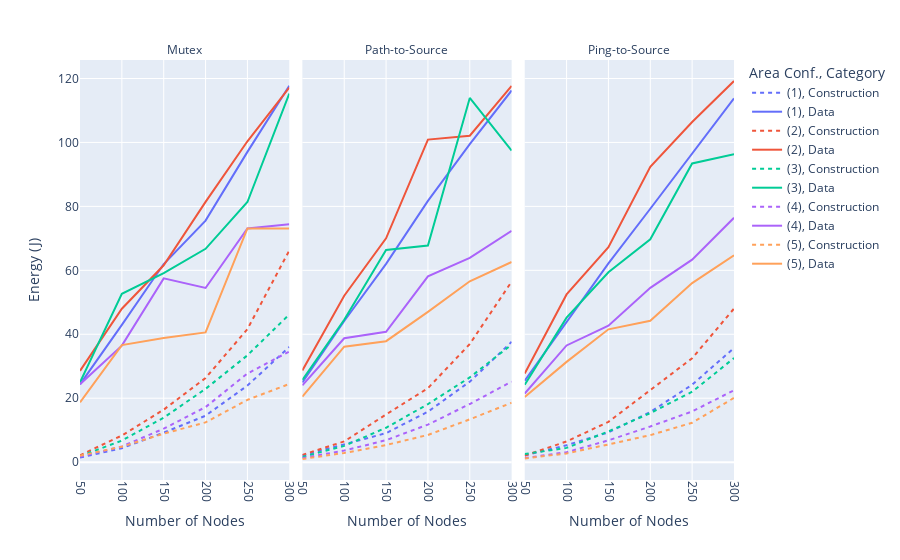

Notebook cell for this chart:
### Markdown cell above
Cumulative transmission power for different CPMs, number of nodes and area sizes.

### Code cell
groups = ["Energy Overhead", "Energy ApplicationData"]
id_vars = [col for col in df if col not in groups]

melted = pandas.melt(df[df["BTP"] == True], id_vars=id_vars, var_name="Energy Type", value_name="Energy")
melted["Energy Type"].replace("Energy Overhead", "Construction", inplace=True)
melted["Energy Type"].replace("Energy ApplicationData", "Data", inplace=True)

means = melted.groupby(["Node Count", "Cycle Prevention", "Width", "Energy Type"]).mean()

fig = px.line(
    means, 
    x=means.index.get_level_values(0).astype(str), 
    y=means["Energy"],
    facet_col=means.index.get_level_values(1),
    color=means.index.get_level_values(2), 
    line_dash=means.index.get_level_values(3), 
    line_dash_sequence=["4px", "solid"],
    labels={
        "x": "Number of Nodes",
        "Energy": "Energy (J)",
        "color": "Area Conf.",
        "line_dash": "Category",
    },
)

area_labels = {
    '100, Construction':'(1), Construction',
    '100, Data':'(1), Data',
    '200, Construction':'(2), Construction',
    '200, Data':'(2), Data',
    '300, Construction':'(3), Construction',
    '300, Data':'(3), Data',
    '400, Construction':'(4), Construction',
    '400, Data':'(4), Data',
    '500, Construction':'(5), Construction',
    '500, Data':'(5), Data',
}

fig.for_each_trace(lambda t: t.update(name = area_labels[t.name], legendgroup = area_labels[t.name], hovertemplate = t.hovertemplate.replace(t.name, area_labels[t.name])))

fig.for_each_annotation(lambda a: a.update(text=a.text.split("=")[1]))
fig.for_each_annotation(lambda a: a.update(text=a.text.replace("Mutex", "Mutex")))
fig.for_each_annotation(lambda a: a.update(text=a.text.replace("Path to Source", "Path-to-Source")))
fig.for_each_annotation(lambda a: a.update(text=a.text.replace("Ping to Source", "Ping-to-Source")))

fig.update_xaxes(categoryorder='array', categoryarray= ['50','100','150','200', '250', '300'])
fig.update_xaxes(tickangle=90)

fig.write_image("energy_overhead.pdf", width=1000, height=300)
fig

### Figure 1 — Plotly figure (JSON) as saved in the notebook; plotly's stock layout.template omitted (floating-point values rounded to 4 significant figures)
{"data": [{"hovertemplate": "Area Conf.=100<br>Category=Construction<br>facet_col=Mutex<br>Number of Nodes=%{x}<br>Energy (J)=%{y}<extra></extra>", "legendgroup": "(1), Construction", "line": {"color": "#636efa", "dash": "4px"}, "marker": {"symbol": "circle"}, "mode": "lines", "name": "(1), Construction", "orientation": "v", "showlegend": true, "type": "scatter", "x": ["50", "100", "150", "200", "250", "300"], "xaxis": "x", "y": [1.423, 4.376, 9.231, 14.54, 23.96, 36.06], "yaxis": "y"}, {"hovertemplate": "Area Conf.=100<br>Category=Construction<br>facet_col=Path to Source<br>Number of Nodes=%{x}<br>Energy (J)=%{y}<extra></extra>", "legendgroup": "(1), Construction", "line": {"color": "#636efa", "dash": "4px"}, "marker": {"symbol": "circle"}, "mode": "lines", "name": "(1), Construction", "orientation": "v", "showlegend": false, "type": "scatter", "x": ["50", "100", "150", "200", "250", "300"], "xaxis": "x2", "y": [2.099, 5.655, 9.08, 15.79, 25.19, 37.65], "yaxis": "y2"}, {"hovertemplate": "Area Conf.=100<br>Category=Construction<br>facet_col=Ping to Source<br>Number of Nodes=%{x}<br>Energy (J)=%{y}<extra></extra>", "legendgroup": "(1), Construction", "line": {"color": "#636efa", "dash": "4px"}, "marker": {"symbol": "circle"}, "mode": "lines", "name": "(1), Construction", "orientation": "v", "showlegend": false, "type": "scatter", "x": ["50", "100", "150", "200", "250", "300"], "xaxis": "x3", "y": [2.109, 5.303, 9.329, 15.68, 24.24, 35.69], "yaxis": "y3"}, {"hovertemplate": "Area Conf.=100<br>Category=Data<br>facet_col=Mutex<br>Number of Nodes=%{x}<br>Energy (J)=%{y}<extra></extra>", "legendgroup": "(1), Data", "line": {"color": "#636efa", "dash": "solid"}, "marker": {"symbol": "circle"}, "mode": "lines", "name": "(1), Data", "orientation": "v", "showlegend": true, "type": "scatter", "x": ["50", "100", "150", "200", "250", "300"], "xaxis": "x", "y": [24.34, 42.93, 61.97, 75.55, 97.05, 117.7], "yaxis": "y"}, {"hovertemplate": "Area Conf.=100<br>Category=Data<br>facet_col=Path to Source<br>Number of Nodes=%{x}<br>Energy (J)=%{y}<extra></extra>", "legendgroup": "(1), Data", "line": {"color": "#636efa", "dash": "solid"}, "marker": {"symbol": "circle"}, "mode": "lines", "name": "(1), Data", "orientation": "v", "showlegend": false, "type": "scatter", "x": ["50", "100", "150", "200", "250", "300"], "xaxis": "x2", "y": [24.91, 44.16, 62.03, 81.72, 99.48, 116.2], "yaxis": "y2"}, {"hovertemplate": "Area Conf.=100<br>Category=Data<br>facet_col=Ping to Source<br>Number of Nodes=%{x}<br>Energy (J)=%{y}<extra></extra>", "legendgroup": "(1), Data", "line": {"color": "#636efa", "dash": "solid"}, "marker": {"symbol": "circle"}, "mode": "lines", "name": "(1), Data", "orientation": "v", "showlegend": false, "type": "scatter", "x": ["50", "100", "150", "200", "250", "300"], "xaxis": "x3", "y": [25.5, 43.97, 62.2, 79.26, 96.43, 113.8], "yaxis": "y3"}, {"hovertemplate": "Area Conf.=200<br>Category=Construction<br>facet_col=Mutex<br>Number of Nodes=%{x}<br>Energy (J)=%{y}<extra></extra>", "legendgroup": "(2), Construction", "line": {"color": "#EF553B", "dash": "4px"}, "marker": {"symbol": "circle"}, "mode": "lines", "name": "(2), Construction", "orientation": "v", "showlegend": true, "type": "scatter", "x": ["50", "100", "150", "200", "250", "300"], "xaxis": "x", "y": [2.169, 8.329, 16.43, 26.32, 41.62, 66.18], "yaxis": "y"}, {"hovertemplate": "Area Conf.=200<br>Category=Construction<br>facet_col=Path to Source<br>Number of Nodes=%{x}<br>Energy (J)=%{y}<extra></extra>", "legendgroup": "(2), Construction", "line": {"color": "#EF553B", "dash": "4px"}, "marker": {"symbol": "circle"}, "mode": "lines", "name": "(2), Construction", "orientation": "v", "showlegend": false, "type": "scatter", "x": ["50", "100", "150", "200", "250", "300"], "xaxis": "x2", "y": [2.299, 6.497, 14.92, 23.14, 36.95, 56.48], "yaxis": "y2"}, {"hovertemplate": "Area Conf.=200<br>Category=Construction<br>facet_col=Ping to Source<br>Number of Nodes=%{x}<br>Energy (J)=%{y}<extra></extra>", "legendgroup": "(2), Construction", "line": {"color": "#EF553B", "dash": "4px"}, "marker": {"symbol": "circle"}, "mode": "lines", "name": "(2), Construction", "orientation": "v", "showlegend": false, "type": "scatter", "x": ["50", "100", "150", "200", "250", "300"], "xaxis": "x3", "y": [2.064, 6.481, 12.61, 22.41, 32.5, 48.04], "yaxis": "y3"}, {"hovertemplate": "Area Conf.=200<br>Category=Data<br>facet_col=Mutex<br>Number of Nodes=%{x}<br>Energy (J)=%{y}<extra></extra>", "legendgroup": "(2), Data", "line": {"color": "#EF553B", "dash": "solid"}, "marker": {"symbol": "circle"}, "mode": "lines", "name": "(2), Data", "orientation": "v", "showlegend": true, "type": "scatter", "x": ["50", "100", "150", "200", "250", "300"], "xaxis": "x", "y": [28.57, 47.98, 61.58, 81.42, 100.4, 117.2], "yaxis": "y"}, {"hovertemplate": "Area Conf.=200<br>Category=Data<br>facet_col=Path to Source<br>Number of Nodes=%{x}<br>Energy (J)=%{y}<extra></extra>", "legendgroup": "(2), Data", "line": {"color": "#EF553B", "dash": "solid"}, "marker": {"symbol": "circle"}, "mode": "lines", "name": "(2), Data", "orientation": "v", "showlegend": false, "type": "scatter", "x": ["50", "100", "150", "200", "250", "300"], "xaxis": "x2", "y": [28.69, 52.05, 70.02, 100.9, 102.1, 117.7], "yaxis": "y2"}, {"hovertemplate": "Area Conf.=200<br>Category=Data<br>facet_col=Ping to Source<br>Number of Nodes=%{x}<br>Energy (J)=%{y}<extra></extra>", "legendgroup": "(2), Data", "line": {"color": "#EF553B", "dash": "solid"}, "marker": {"symbol": "circle"}, "mode": "lines", "name": "(2), Data", "orientation": "v", "showlegend": false, "type": "scatter", "x": ["50", "100", "150", "200", "250", "300"], "xaxis": "x3", "y": [27.76, 52.47, 67.25, 92.38, 106.4, 119.2], "yaxis": "y3"}, {"hovertemplate": "Area Conf.=300<br>Category=Construction<br>facet_col=Mutex<br>Number of Nodes=%{x}<br>Energy (J)=%{y}<extra></extra>", "legendgroup": "(3), Construction", "line": {"color": "#00cc96", "dash": "4px"}, "marker": {"symbol": "circle"}, "mode": "lines", "name": "(3), Construction", "orientation": "v", "showlegend": true, "type": "scatter", "x": ["50", "100", "150", "200", "250", "300"], "xaxis": "x", "y": [1.848, 6.758, 13.92, 22.93, 33.43, 46.2], "yaxis": "y"}, {"hovertemplate": "Area Conf.=300<br>Category=Construction<br>facet_col=Path to Source<br>Number of Nodes=%{x}<br>Energy (J)=%{y}<extra></extra>", "legendgroup": "(3), Construction", "line": {"color": "#00cc96", "dash": "4px"}, "marker": {"symbol": "circle"}, "mode": "lines", "name": "(3), Construction", "orientation": "v", "showlegend": false, "type": "scatter", "x": ["50", "100", "150", "200", "250", "300"], "xaxis": "x2", "y": [1.624, 5.105, 10.77, 18.16, 26.51, 36.79], "yaxis": "y2"}, {"hovertemplate": "Area Conf.=300<br>Category=Construction<br>facet_col=Ping to Source<br>Number of Nodes=%{x}<br>Energy (J)=%{y}<extra></extra>", "legendgroup": "(3), Construction", "line": {"color": "#00cc96", "dash": "4px"}, "marker": {"symbol": "circle"}, "mode": "lines", "name": "(3), Construction", "orientation": "v", "showlegend": false, "type": "scatter", "x": ["50", "100", "150", "200", "250", "300"], "xaxis": "x3", "y": [2.548, 4.466, 9.627, 15.34, 22.03, 32.56], "yaxis": "y3"}, {"hovertemplate": "Area Conf.=300<br>Category=Data<br>facet_col=Mutex<br>Number of Nodes=%{x}<br>Energy (J)=%{y}<extra></extra>", "legendgroup": "(3), Data", "line": {"color": "#00cc96", "dash": "solid"}, "marker": {"symbol": "circle"}, "mode": "lines", "name": "(3), Data", "orientation": "v", "showlegend": true, "type": "scatter", "x": ["50", "100", "150", "200", "250", "300"], "xaxis": "x", "y": [24.97, 52.67, 59.1, 66.73, 81.37, 115.3], "yaxis": "y"}, {"hovertemplate": "Area Conf.=300<br>Category=Data<br>facet_col=Path to Source<br>Number of Nodes=%{x}<br>Energy (J)=%{y}<extra></extra>", "legendgroup": "(3), Data", "line": {"color": "#00cc96", "dash": "solid"}, "marker": {"symbol": "circle"}, "mode": "lines", "name": "(3), Data", "orientation": "v", "showlegend": false, "type": "scatter", "x": ["50", "100", "150", "200", "250", "300"], "xaxis": "x2", "y": [25.72, 44.52, 66.35, 67.76, 113.9, 97.45], "yaxis": "y2"}, {"hovertemplate": "Area Conf.=300<br>Category=Data<br>facet_col=Ping to Source<br>Number of Nodes=%{x}<br>Energy (J)=%{y}<extra></extra>", "legendgroup": "(3), Data", "line": {"color": "#00cc96", "dash": "solid"}, "marker": {"symbol": "circle"}, "mode": "lines", "name": "(3), Data", "orientation": "v", "showlegend": false, "type": "scatter", "x": ["50", "100", "150", "200", "250", "300"], "xaxis": "x3", "y": [24.25, 45.19, 59.4, 69.72, 93.44, 96.35], "yaxis": "y3"}, {"hovertemplate": "Area Conf.=400<br>Category=Construction<br>facet_col=Mutex<br>Number of Nodes=%{x}<br>Energy (J)=%{y}<extra></extra>", "legendgroup": "(4), Construction", "line": {"color": "#ab63fa", "dash": "4px"}, "marker": {"symbol": "circle"}, "mode": "lines", "name": "(4), Construction", "orientation": "v", "showlegend": true, "type": "scatter", "x": ["50", "100", "150", "200", "250", "300"], "xaxis": "x", "y": [1.739, 4.918, 10.47, 17.24, 27.72, 34.62], "yaxis": "y"}, {"hovertemplate": "Area Conf.=400<br>Category=Construction<br>facet_col=Path to Source<br>Number of Nodes=%{x}<br>Energy (J)=%{y}<extra></extra>", "legendgroup": "(4), Construction", "line": {"color": "#ab63fa", "dash": "4px"}, "marker": {"symbol": "circle"}, "mode": "lines", "name": "(4), Construction", "orientation": "v", "showlegend": false, "type": "scatter", "x": ["50", "100", "150", "200", "250", "300"], "xaxis": "x2", "y": [1.278, 3.627, 6.876, 11.76, 18.19, 25.21], "yaxis": "y2"}, {"hovertemplate": "Area Conf.=400<br>Category=Construction<br>facet_col=Ping to Source<br>Number of Nodes=%{x}<br>Energy (J)=%{y}<extra></extra>", "legendgroup": "(4), Construction", "line": {"color": "#ab63fa", "dash": "4px"}, "marker": {"symbol": "circle"}, "mode": "lines", "name": "(4), Construction", "orientation": "v", "showlegend": false, "type": "scatter", "x": ["50", "100", "150", "200", "250", "300"], "xaxis": "x3", "y": [1.285, 3.132, 6.829, 11.16, 15.87, 22.49], "yaxis": "y3"}, {"hovertemplate": "Area Conf.=400<br>Category=Data<br>facet_col=Mutex<br>Number of Nodes=%{x}<br>Energy (J)=%{y}<extra></extra>", "legendgroup": "(4), Data", "line": {"color": "#ab63fa", "dash": "solid"}, "marker": {"symbol": "circle"}, "mode": "lines", "name": "(4), Data", "orientation": "v", "showlegend": true, "type": "scatter", "x": ["50", "100", "150", "200", "250", "300"], "xaxis": "x", "y": [24.38, 36.45, 57.48, 54.49, 73.1, 74.4], "yaxis": "y"}, {"hovertemplate": "Area Conf.=400<br>Category=Data<br>facet_col=Path to Source<br>Number of Nodes=%{x}<br>Energy (J)=%{y}<extra></extra>", "legendgroup": "(4), Data", "line": {"color": "#ab63fa", "dash": "solid"}, "marker": {"symbol": "circle"}, "mode": "lines", "name": "(4), Data", "orientation": "v", "showlegend": false, "type": "scatter", "x": ["50", "100", "150", "200", "250", "300"], "xaxis": "x2", "y": [24.06, 38.75, 40.78, 58.13, 63.89, 72.35], "yaxis": "y2"}, {"hovertemplate": "Area Conf.=400<br>Category=Data<br>facet_col=Ping to Source<br>Number of Nodes=%{x}<br>Energy (J)=%{y}<extra></extra>", "legendgroup": "(4), Data", "line": {"color": "#ab63fa", "dash": "solid"}, "marker": {"symbol": "circle"}, "mode": "lines", "name": "(4), Data", "orientation": "v", "showlegend": false, "type": "scatter", "x": ["50", "100", "150", "200", "250", "300"], "xaxis": "x3", "y": [21.46, 36.51, 42.71, 54.53, 63.33, 76.44], "yaxis": "y3"}, {"hovertemplate": "Area Conf.=500<br>Category=Construction<br>facet_col=Mutex<br>Number of Nodes=%{x}<br>Energy (J)=%{y}<extra></extra>", "legendgroup": "(5), Construction", "line": {"color": "#FFA15A", "dash": "4px"}, "marker": {"symbol": "circle"}, "mode": "lines", "name": "(5), Construction", "orientation": "v", "showlegend": true, "type": "scatter", "x": ["50", "100", "150", "200", "250", "300"], "xaxis": "x", "y": [2.04, 4.853, 8.916, 12.45, 19.49, 24.46], "yaxis": "y"}, {"hovertemplate": "Area Conf.=500<br>Category=Construction<br>facet_col=Path to Source<br>Number of Nodes=%{x}<br>Energy (J)=%{y}<extra></extra>", "legendgroup": "(5), Construction", "line": {"color": "#FFA15A", "dash": "4px"}, "marker": {"symbol": "circle"}, "mode": "lines", "name": "(5), Construction", "orientation": "v", "showlegend": false, "type": "scatter", "x": ["50", "100", "150", "200", "250", "300"], "xaxis": "x2", "y": [0.9946, 2.885, 5.37, 8.506, 13.4, 18.59], "yaxis": "y2"}, {"hovertemplate": "Area Conf.=500<br>Category=Construction<br>facet_col=Ping to Source<br>Number of Nodes=%{x}<br>Energy (J)=%{y}<extra></extra>", "legendgroup": "(5), Construction", "line": {"color": "#FFA15A", "dash": "4px"}, "marker": {"symbol": "circle"}, "mode": "lines", "name": "(5), Construction", "orientation": "v", "showlegend": false, "type": "scatter", "x": ["50", "100", "150", "200", "250", "300"], "xaxis": "x3", "y": [1.15, 2.74, 5.546, 8.461, 12.33, 20.12], "yaxis": "y3"}, {"hovertemplate": "Area Conf.=500<br>Category=Data<br>facet_col=Mutex<br>Number of Nodes=%{x}<br>Energy (J)=%{y}<extra></extra>", "legendgroup": "(5), Data", "line": {"color": "#FFA15A", "dash": "solid"}, "marker": {"symbol": "circle"}, "mode": "lines", "name": "(5), Data", "orientation": "v", "showlegend": true, "type": "scatter", "x": ["50", "100", "150", "200", "250", "300"], "xaxis": "x", "y": [18.71, 36.62, 38.81, 40.6, 73.11, 73.08], "yaxis": "y"}, {"hovertemplate": "Area Conf.=500<br>Category=Data<br>facet_col=Path to Source<br>Number of Nodes=%{x}<br>Energy (J)=%{y}<extra></extra>", "legendgroup": "(5), Data", "line": {"color": "#FFA15A", "dash": "solid"}, "marker": {"symbol": "circle"}, "mode": "lines", "name": "(5), Data", "orientation": "v", "showlegend": false, "type": "scatter", "x": ["50", "100", "150", "200", "250", "300"], "xaxis": "x2", "y": [20.48, 36.13, 37.84, 47.0, 56.58, 62.61], "yaxis": "y2"}, {"hovertemplate": "Area Conf.=500<br>Category=Data<br>facet_col=Ping to Source<br>Number of Nodes=%{x}<br>Energy (J)=%{y}<extra></extra>", "legendgroup": "(5), Data", "line": {"color": "#FFA15A", "dash": "solid"}, "marker": {"symbol": "circle"}, "mode": "lines", "name": "(5), Data", "orientation": "v", "showlegend": false, "type": "scatter", "x": ["50", "100", "150", "200", "250", "300"], "xaxis": "x3", "y": [20.41, 31.38, 41.56, 44.2, 56.0, 64.69], "yaxis": "y3"}], "layout": {"annotations": [{"font": {}, "showarrow": false, "text": "Mutex", "x": 0.16, "xanchor": "center", "xref": "paper", "y": 1, "yanchor": "bottom", "yref": "paper"}, {"font": {}, "showarrow": false, "text": "Path-to-Source", "x": 0.5, "xanchor": "center", "xref": "paper", "y": 1, "yanchor": "bottom", "yref": "paper"}, {"font": {}, "showarrow": false, "text": "Ping-to-Source", "x": 0.84, "xanchor": "center", "xref": "paper", "y": 1, "yanchor": "bottom", "yref": "paper"}], "legend": {"title": {"text": "Area Conf., Category"}, "tracegroupgap": 0}, "margin": {"t": 60}, "xaxis": {"anchor": "y", "categoryarray": ["50", "100", "150", "200", "250", "300"], "categoryorder": "array", "domain": [0, 0.32], "tickangle": 90, "title": {"text": "Number of Nodes"}}, "xaxis2": {"anchor": "y2", "categoryarray": ["50", "100", "150", "200", "250", "300"], "categoryorder": "array", "domain": [0.34, 0.66], "matches": "x", "tickangle": 90, "title": {"text": "Number of Nodes"}}, "xaxis3": {"anchor": "y3", "categoryarray": ["50", "100", "150", "200", "250", "300"], "categoryorder": "array", "domain": [0.68, 1.0], "matches": "x", "tickangle": 90, "title": {"text": "Number of Nodes"}}, "yaxis": {"anchor": "x", "domain": [0, 1], "title": {"text": "Energy (J)"}}, "yaxis2": {"anchor": "x2", "domain": [0, 1], "matches": "y", "showticklabels": false}, "yaxis3": {"anchor": "x3", "domain": [0, 1], "matches": "y", "showticklabels": false}}}
